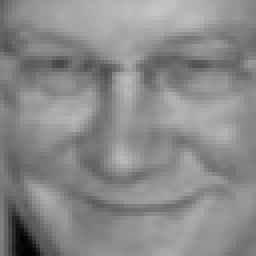
%> input picture lfw1000/Alexander_Downer_0004.pgm, 64 x 64 px (shown 4 times larger); its folder holds 4 pictures in this run
$ octave p1.m   (GNU Octave 9; MATLAB toolbox functions it lacks are replaced by stand-ins)
%> lines starting %> are read from the running program, lines starting %| are printed output that depends on the picture
%%%%%%%%%%%%%%%%%%%%%%%%%%%%%%%%%%%%%%%%%%%%%%%
%-------problem1:face_detector----------------%
%reads in training images, extracts eigenfaces,
%detects faces in given images----------------%

%% read corpus of faces
corpus = dir('lfw1000/');
l = length(corpus);  % read from 3rd file (first 2 files are . and ..)
nimages = l-2;
[nrows, ncols] = size(imread(strcat('lfw1000/',corpus(3).name)));
%> nrows = 64; ncols = 64

% matrix of all unrolled images (vectorized)
images = zeros((nrows*ncols),nimages);
% read in images from corpus
for i=1:nimages
    name = corpus(i+2).name;
    % double is for computation
    % uint8 is 0-255
    image = double(imread(strcat('lfw1000/',name)));
%> image: size 64x64 double; min 2, max 197, mean 137.7; mean of the top-left, top-right, bottom-left and bottom-right quarters 139.9, 146.8, 120.7, 143.2
    images(:,i) = image(:);
end
    % mean normalization and variance normalization to remove lighting
    % effects
    m_images = mean(images(:));
    images = images - m_images;
    sd_images = norm(images(:));
    images = images./sd_images;

%% compute eigenvectors, sqrt eigenvalues == sv for sym, square, positive def
% matrices
[U,S,V]=svds(images,1);

eigenface=reshape(U(:,1),nrows,ncols);
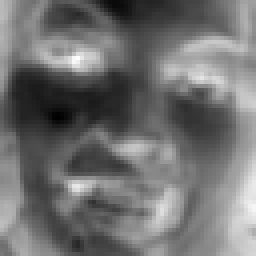
%> eigenface: size 64x64 double (shown 4 times larger); min -0.0371, max 0.0467, mean -0.000185; drawn with min black and max white
figure; imagesc(eigenface);
%> after `imagesc(eigenface)`:
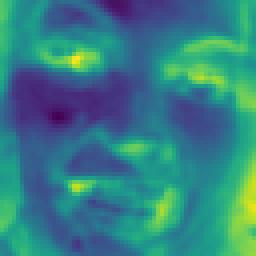
%> displayed picture: size 64x64x3, on the screen's scale of 0 to 255 (shown 4 times larger); mean R, G, B 52.6, 127.9, 131.7
figure; imshow(eigenface,[min(eigenface(:)) max(eigenface(:))]);

%% scan test images for eigenface

% read and convert to grayscale
groupimages = dir('group_photos');
ngimages = length(groupimages) -2; % minus '.' '..' files

i_gimg=3;
%> (the run ends here)
